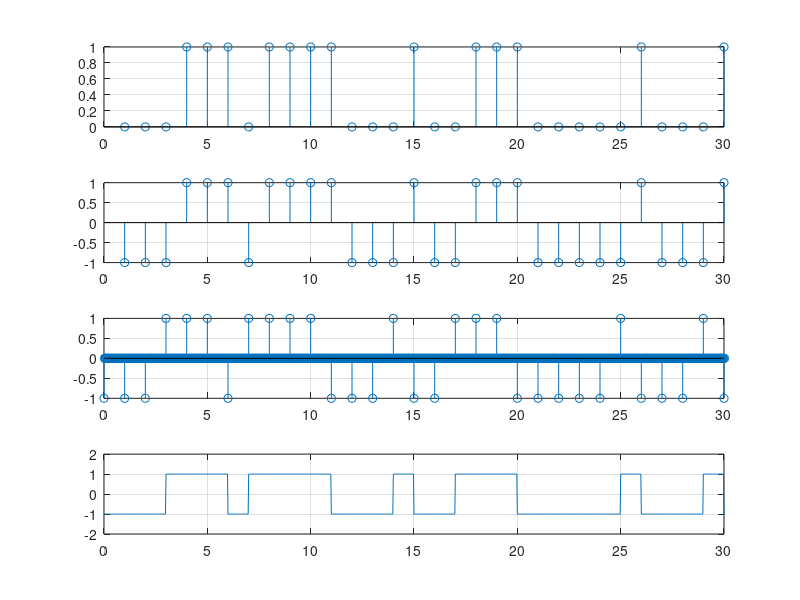
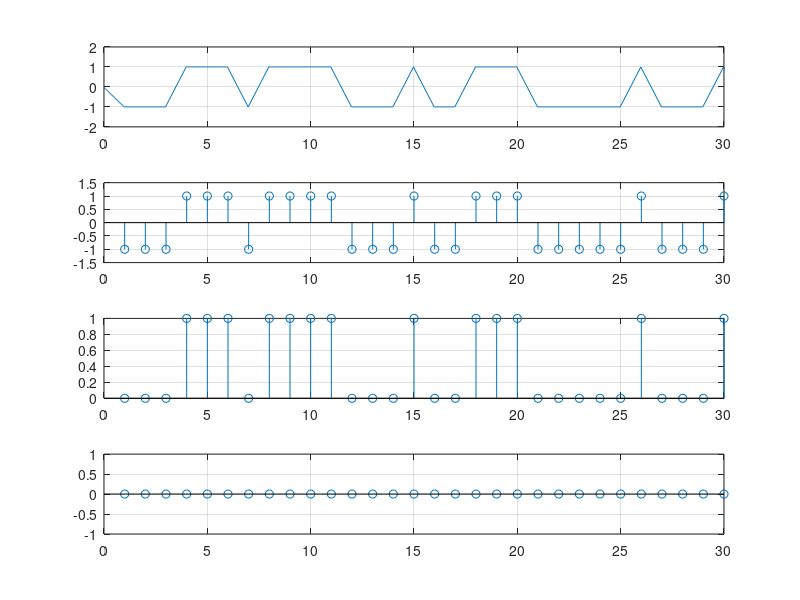
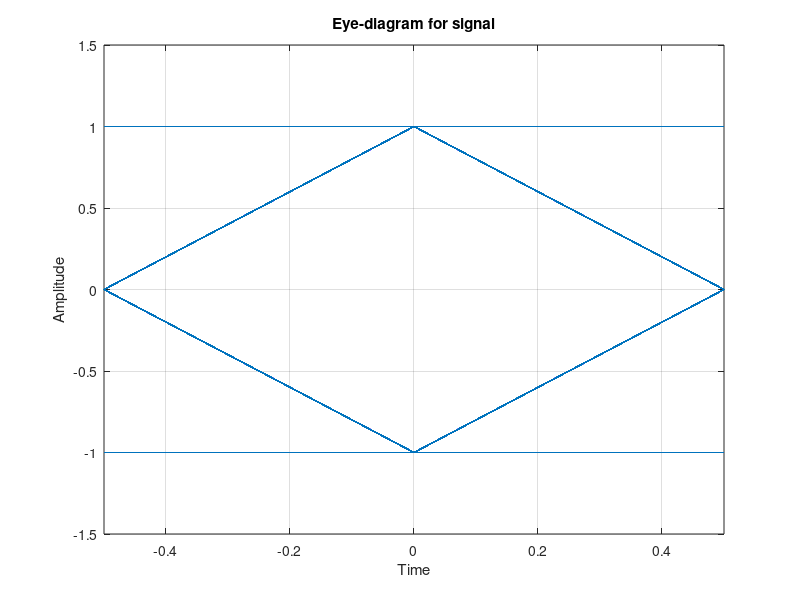

Write the MATLAB code that produced these figures, in order.
%---Chaine de transmission numérique en bande de base
clc;close all; clear;

%----Paramétre de simulation---
fe=200e3;%Frequence d'echantillonnage
dt= 1/fe;%pas d'echantillonnage
D=5e3 ;%Debit binaire
T= 1/D;%Durée d'un symbole
N=round(T/dt);%Taux d'echantillonnage
Nb=1200; %nombre de Data
t = 0:dt:Nb*T - dt ;

%--Generation des Données--
data_tx=rand(1,Nb) > 0.5;
subplot(411);stem(data_tx);
xlim([0 30]); grid on;
%----Mappage(BPSK)----
symboles =2 * data_tx-1 ;
subplot(412);stem(symboles);
xlim([0 30]); grid on;

%---Upsampling(sur echantillonnage)---
Symb_tx=upsample(symboles,N);
subplot(413);stem(t/T ,Symb_tx);
xlim([0 30]); grid on;

%---Filtre d'emission--
g=ones(1,N); %Reponse impulsionnelle du filtre d'emission
sig_bb =filter(g,1,Symb_tx);%Mise en forme rectangulaire
subplot(414);plot(t/T , sig_bb);
xlim([0 30]);grid on; ylim([-2 2 ]);

%----canal-----

%---Filtre de reception--
A0 =1/N;
h=A0*g; %Reponse impulsionnelle du filtre de reception
sig_rx =filter(h,1,sig_bb);%filtrage de reception
figure ;subplot(411);plot(t/T , sig_rx);
xlim([0 30]);grid on; ylim([-2 2 ]);
%-----Downsampling (Echantillonnage)---
Symb_rx = sig_rx(N:N:end);
subplot(412);stem(Symb_rx);
xlim([0 30]);grid on;% ylim([-2 2 ]);
%----Demappage(BPSK)---
data_rx =  Symb_rx >0 ;
subplot(413);stem(data_rx);
xlim([0 30]);grid on;

%-----Comparaison des données et calcul du TEB-----
vec_err= xor(data_tx,data_rx);
subplot(414);stem(vec_err);
xlim([0 30]);grid on;
Nerr = sum(vec_err)%nombre de données erronnées
TEB = Nerr/Nb  %Taux d'Erreur binaire (BER)
%----Diagramme en oeil-----
eyediagram(sig_rx(N:end) , N , 1);grid on;


